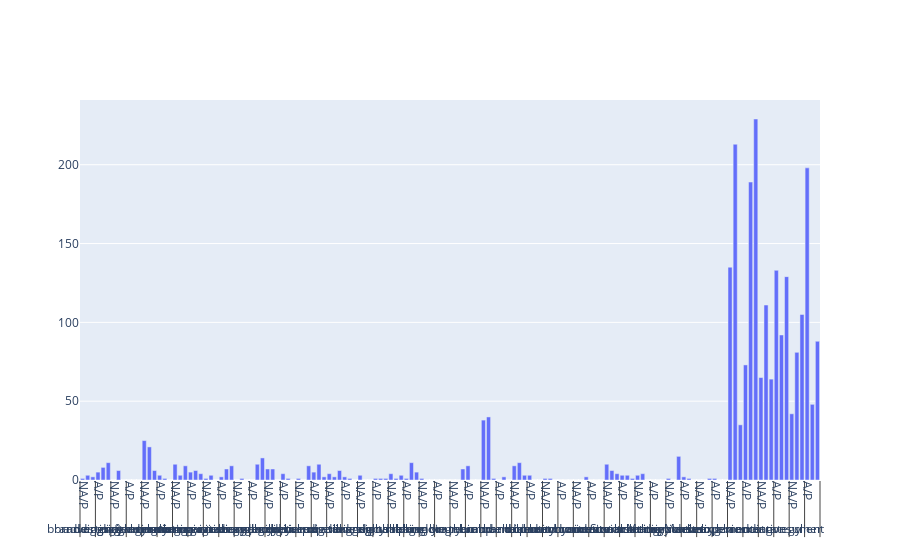

Here is the notebook cell this chart was saved with:
### Code cell
x = [
    keywords_annot, ["NA/P", "A/P"]*len(keywords)
]
fig = go.Figure()
fig.add_bar(x=x,y=correlation_mat_train[:, 1, :].flatten('F'))
fig.update_layout(barmode="relative", xaxis_tickangle=90)
fig.update_xaxes(tickangle=90)
fig.show()

### Figure 1 — Plotly figure (JSON) as saved in the notebook; plotly's stock layout.template omitted (floating-point values rounded to 4 significant figures; data arrays with more than 128 entries replaced by an {"elided": "..."} marker saying what was removed)
{"data": [{"type": "bar", "x": {"elided": "2x144 str values"}, "y": {"elided": "144 int values"}}], "layout": {"barmode": "relative", "xaxis": {"tickangle": 90}}}
